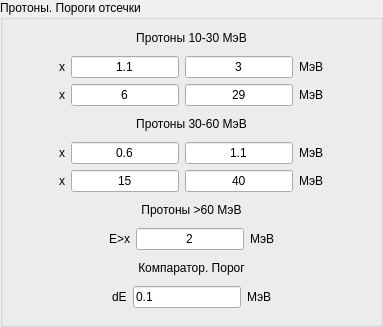
                            <widget class="QGroupBox" name="groupBox_16">
                             <property name="title">
                              <string>Протоны. Пороги отсечки</string>
                             </property>
                             <layout class="QVBoxLayout" name="verticalLayout_11">
                              <item>
                               <widget class="QLabel" name="label_37">
                                <property name="text">
                                 <string>Протоны 10-30 МэВ</string>
                                </property>
                                <property name="alignment">
                                 <set>Qt::AlignCenter</set>
                                </property>
                               </widget>
                              </item>
                              <item>
                               <layout class="QGridLayout" name="gridLayout_18">
                                <property name="leftMargin">
                                 <number>5</number>
                                </property>
                                <property name="topMargin">
                                 <number>5</number>
                                </property>
                                <property name="rightMargin">
                                 <number>5</number>
                                </property>
                                <property name="bottomMargin">
                                 <number>5</number>
                                </property>
                                <item row="0" column="3">
                                 <widget class="QLineEdit" name="lineEdit_proton_dE_y_10_30">
                                  <property name="text">
                                   <string>3</string>
                                  </property>
                                  <property name="alignment">
                                   <set>Qt::AlignCenter</set>
                                  </property>
                                 </widget>
                                </item>
                                <item row="0" column="4">
                                 <widget class="QLabel" name="label_32">
                                  <property name="text">
                                   <string>МэВ</string>
                                  </property>
                                 </widget>
                                </item>
                                <item row="0" column="0">
                                 <spacer name="horizontalSpacer_29">
                                  <property name="orientation">
                                   <enum>Qt::Horizontal</enum>
                                  </property>
                                  <property name="sizeHint" stdset="0">
                                   <size>
                                    <width>40</width>
                                    <height>20</height>
                                   </size>
                                  </property>
                                 </spacer>
                                </item>
                                <item row="0" column="2">
                                 <widget class="QLineEdit" name="lineEdit_proton_dE_x_10_30">
                                  <property name="text">
                                   <string>1.1</string>
                                  </property>
                                  <property name="alignment">
                                   <set>Qt::AlignCenter</set>
                                  </property>
                                 </widget>
                                </item>
                                <item row="0" column="1">
                                 <widget class="QLabel" name="label_34">
                                  <property name="text">
                                   <string>x&lt;dE&lt;y</string>
                                  </property>
                                  <property name="alignment">
                                   <set>Qt::AlignCenter</set>
                                  </property>
                                 </widget>
                                </item>
                                <item row="0" column="5">
                                 <spacer name="horizontalSpacer_30">
                                  <property name="orientation">
                                   <enum>Qt::Horizontal</enum>
                                  </property>
                                  <property name="sizeHint" stdset="0">
                                   <size>
                                    <width>40</width>
                                    <height>20</height>
                                   </size>
                                  </property>
                                 </spacer>
                                </item>
                                <item row="1" column="2">
                                 <widget class="QLineEdit" name="lineEdit_proton_E_x_10_30">
                                  <property name="text">
                                   <string>6</string>
                                  </property>
                                  <property name="alignment">
                                   <set>Qt::AlignCenter</set>
                                  </property>
                                 </widget>
                                </item>
                                <item row="1" column="3">
                                 <widget class="QLineEdit" name="lineEdit_proton_E_y_10_30">
                                  <property name="text">
                                   <string>29</string>
                                  </property>
                                  <property name="alignment">
                                   <set>Qt::AlignCenter</set>
                                  </property>
                                 </widget>
                                </item>
                                <item row="1" column="1">
                                 <widget class="QLabel" name="label_35">
                                  <property name="text">
                                   <string>x&lt;E&lt;y</string>
                                  </property>
                                  <property name="alignment">
                                   <set>Qt::AlignCenter</set>
                                  </property>
                                 </widget>
                                </item>
                                <item row="1" column="4">
                                 <widget class="QLabel" name="label_36">
                                  <property name="text">
                                   <string>МэВ</string>
                                  </property>
                                 </widget>
                                </item>
                               </layout>
                              </item>
                              <item>
                               <widget class="QLabel" name="label_38">
                                <property name="text">
                                 <string>Протоны 30-60 МэВ</string>
                                </property>
                                <property name="alignment">
                                 <set>Qt::AlignCenter</set>
                                </property>
                               </widget>
                              </item>
                              <item>
                               <layout class="QGridLayout" name="gridLayout_29">
                                <property name="leftMargin">
                                 <number>5</number>
                                </property>
                                <property name="topMargin">
                                 <number>5</number>
                                </property>
                                <property name="rightMargin">
                                 <number>5</number>
                                </property>
                                <property name="bottomMargin">
                                 <number>5</number>
                                </property>
                                <item row="0" column="2">
                                 <widget class="QLineEdit" name="lineEdit_proton_dE_x_30_60">
                                  <property name="text">
                                   <string>0.6</string>
                                  </property>
                                  <property name="alignment">
                                   <set>Qt::AlignCenter</set>
                                  </property>
                                 </widget>
                                </item>
                                <item row="0" column="3">
                                 <widget class="QLineEdit" name="lineEdit_proton_dE_y_30_60">
                                  <property name="text">
                                   <string>1.1</string>
                                  </property>
                                  <property name="alignment">
                                   <set>Qt::AlignCenter</set>
                                  </property>
                                 </widget>
                                </item>
                                <item row="0" column="1">
                                 <widget class="QLabel" name="label_39">
                                  <property name="text">
                                   <string>x&lt;dE&lt;y</string>
                                  </property>
                                  <property name="alignment">
                                   <set>Qt::AlignCenter</set>
                                  </property>
                                 </widget>
                                </item>
                                <item row="1" column="1">
                                 <widget class="QLabel" name="label_40">
                                  <property name="text">
                                   <string>x&lt;E&lt;y</string>
                                  </property>
                                  <property name="alignment">
                                   <set>Qt::AlignCenter</set>
                                  </property>
                                 </widget>
                                </item>
                                <item row="1" column="3">
                                 <widget class="QLineEdit" name="lineEdit_proton_E_y_30_60">
                                  <property name="text">
                                   <string>40</string>
                                  </property>
                                  <property name="alignment">
                                   <set>Qt::AlignCenter</set>
                                  </property>
                                 </widget>
                                </item>
                                <item row="1" column="2">
                                 <widget class="QLineEdit" name="lineEdit_proton_E_x_30_60">
                                  <property name="text">
                                   <string>15</string>
                                  </property>
                                  <property name="alignment">
                                   <set>Qt::AlignCenter</set>
                                  </property>
                                 </widget>
                                </item>
                                <item row="0" column="4">
                                 <widget class="QLabel" name="label_41">
                                  <property name="text">
                                   <string>МэВ</string>
                                  </property>
                                 </widget>
                                </item>
                                <item row="1" column="4">
                                 <widget class="QLabel" name="label_42">
                                  <property name="text">
                                   <string>МэВ</string>
                                  </property>
                                 </widget>
                                </item>
                                <item row="0" column="0">
                                 <spacer name="horizontalSpacer_32">
                                  <property name="orientation">
                                   <enum>Qt::Horizontal</enum>
                                  </property>
                                  <property name="sizeHint" stdset="0">
                                   <size>
                                    <width>40</width>
                                    <height>20</height>
                                   </size>
                                  </property>
                                 </spacer>
                                </item>
                                <item row="0" column="5">
                                 <spacer name="horizontalSpacer_31">
                                  <property name="orientation">
                                   <enum>Qt::Horizontal</enum>
                                  </property>
                                  <property name="sizeHint" stdset="0">
                                   <size>
                                    <width>40</width>
                                    <height>20</height>
                                   </size>
                                  </property>
                                 </spacer>
                                </item>
                               </layout>
                              </item>
                              <item>
                               <widget class="QLabel" name="label_43">
                                <property name="text">
                                 <string>Протоны &gt;60 МэВ</string>
                                </property>
                                <property name="alignment">
                                 <set>Qt::AlignCenter</set>
                                </property>
                               </widget>
                              </item>
                              <item>
                               <layout class="QGridLayout" name="gridLayout_30">
                                <property name="leftMargin">
                                 <number>5</number>
                                </property>
                                <property name="topMargin">
                                 <number>5</number>
                                </property>
                                <property name="rightMargin">
                                 <number>5</number>
                                </property>
                                <property name="bottomMargin">
                                 <number>5</number>
                                </property>
                                <item row="0" column="1">
                                 <widget class="QLabel" name="label_44">
                                  <property name="text">
                                   <string>E&gt;x</string>
                                  </property>
                                  <property name="alignment">
                                   <set>Qt::AlignCenter</set>
                                  </property>
                                 </widget>
                                </item>
                                <item row="0" column="2">
                                 <widget class="QLineEdit" name="lineEdit_proton_E_x_60">
                                  <property name="text">
                                   <string>2</string>
                                  </property>
                                  <property name="alignment">
                                   <set>Qt::AlignCenter</set>
                                  </property>
                                 </widget>
                                </item>
                                <item row="0" column="3">
                                 <widget class="QLabel" name="label_45">
                                  <property name="text">
                                   <string>МэВ</string>
                                  </property>
                                 </widget>
                                </item>
                                <item row="0" column="0">
                                 <spacer name="horizontalSpacer_50">
                                  <property name="orientation">
                                   <enum>Qt::Horizontal</enum>
                                  </property>
                                  <property name="sizeHint" stdset="0">
                                   <size>
                                    <width>40</width>
                                    <height>20</height>
                                   </size>
                                  </property>
                                 </spacer>
                                </item>
                                <item row="0" column="4">
                                 <spacer name="horizontalSpacer_51">
                                  <property name="orientation">
                                   <enum>Qt::Horizontal</enum>
                                  </property>
                                  <property name="sizeHint" stdset="0">
                                   <size>
                                    <width>40</width>
                                    <height>20</height>
                                   </size>
                                  </property>
                                 </spacer>
                                </item>
                               </layout>
                              </item>
                              <item>
                               <widget class="QLabel" name="label_46">
                                <property name="text">
                                 <string>Компаратор. Порог</string>
                                </property>
                                <property name="alignment">
                                 <set>Qt::AlignCenter</set>
                                </property>
                               </widget>
                              </item>
                              <item>
                               <layout class="QGridLayout" name="gridLayout_31">
                                <property name="leftMargin">
                                 <number>5</number>
                                </property>
                                <property name="topMargin">
                                 <number>5</number>
                                </property>
                                <property name="rightMargin">
                                 <number>5</number>
                                </property>
                                <property name="bottomMargin">
                                 <number>5</number>
                                </property>
                                <item row="0" column="2">
                                 <widget class="QLineEdit" name="lineEdit_comparator">
                                  <property name="text">
                                   <string>0.1</string>
                                  </property>
                                 </widget>
                                </item>
                                <item row="0" column="3">
                                 <widget class="QLabel" name="label_48">
                                  <property name="text">
                                   <string>МэВ</string>
                                  </property>
                                 </widget>
                                </item>
                                <item row="0" column="0">
                                 <spacer name="horizontalSpacer_52">
                                  <property name="orientation">
                                   <enum>Qt::Horizontal</enum>
                                  </property>
                                  <property name="sizeHint" stdset="0">
                                   <size>
                                    <width>40</width>
                                    <height>20</height>
                                   </size>
                                  </property>
                                 </spacer>
                                </item>
                                <item row="0" column="1">
                                 <widget class="QLabel" name="label_47">
                                  <property name="text">
                                   <string>dE</string>
                                  </property>
                                 </widget>
                                </item>
                                <item row="0" column="4">
                                 <spacer name="horizontalSpacer_53">
                                  <property name="orientation">
                                   <enum>Qt::Horizontal</enum>
                                  </property>
                                  <property name="sizeHint" stdset="0">
                                   <size>
                                    <width>40</width>
                                    <height>20</height>
                                   </size>
                                  </property>
                                 </spacer>
                                </item>
                               </layout>
                              </item>
                             </layout>
                            </widget>
